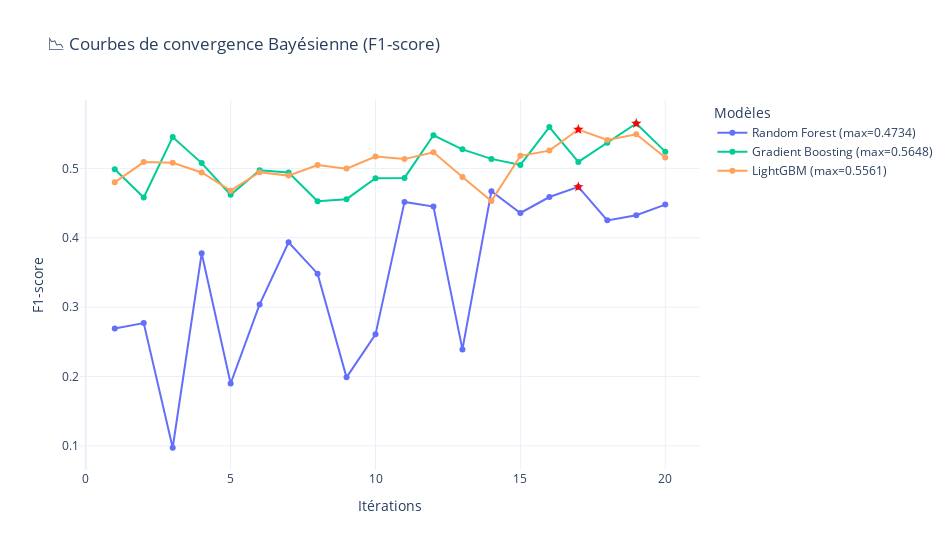

The code cell stored with this chart in its notebook:
### Code cell
# Itérations de l'optimisation bayésienne
trees_models.plot_all_bayes_convergences()

### Figure 1 — Plotly figure (JSON) as saved in the notebook; plotly's stock layout.template omitted (floating-point values rounded to 4 significant figures)
{"data": [{"hovertemplate": "Itération = %{x}<br>Score = %{y:.4f}<extra></extra>", "mode": "lines+markers", "name": "Random Forest (max=0.4734)", "type": "scatter", "x": [1, 2, 3, 4, 5, 6, 7, 8, 9, 10, 11, 12, 13, 14, 15, 16, 17, 18, 19, 20], "y": [0.2692, 0.277, 0.09732, 0.3776, 0.1899, 0.3039, 0.3936, 0.3483, 0.1988, 0.2608, 0.4517, 0.445, 0.2391, 0.4671, 0.4358, 0.4588, 0.4734, 0.4251, 0.4326, 0.4478]}, {"hovertemplate": "Random Forest<br>Itération optimale = 17<br>Score = 0.4734<extra></extra>", "marker": {"color": "red", "size": 8, "symbol": "star"}, "mode": "markers", "name": "Random Forest ★", "showlegend": false, "type": "scatter", "x": [17], "y": [0.4734]}, {"hovertemplate": "Itération = %{x}<br>Score = %{y:.4f}<extra></extra>", "mode": "lines+markers", "name": "Gradient Boosting (max=0.5648)", "type": "scatter", "x": [1, 2, 3, 4, 5, 6, 7, 8, 9, 10, 11, 12, 13, 14, 15, 16, 17, 18, 19, 20], "y": [0.4989, 0.458, 0.5452, 0.5077, 0.462, 0.4974, 0.4941, 0.4526, 0.4557, 0.486, 0.4863, 0.5478, 0.5275, 0.5138, 0.505, 0.5596, 0.5093, 0.5369, 0.5648, 0.5242]}, {"hovertemplate": "Gradient Boosting<br>Itération optimale = 19<br>Score = 0.5648<extra></extra>", "marker": {"color": "red", "size": 8, "symbol": "star"}, "mode": "markers", "name": "Gradient Boosting ★", "showlegend": false, "type": "scatter", "x": [19], "y": [0.5648]}, {"hovertemplate": "Itération = %{x}<br>Score = %{y:.4f}<extra></extra>", "mode": "lines+markers", "name": "LightGBM (max=0.5561)", "type": "scatter", "x": [1, 2, 3, 4, 5, 6, 7, 8, 9, 10, 11, 12, 13, 14, 15, 16, 17, 18, 19, 20], "y": [0.48, 0.5092, 0.5081, 0.4942, 0.4679, 0.4945, 0.4896, 0.5049, 0.4997, 0.5172, 0.5134, 0.5234, 0.4876, 0.4531, 0.5181, 0.5257, 0.5561, 0.541, 0.5491, 0.5156]}, {"hovertemplate": "LightGBM<br>Itération optimale = 17<br>Score = 0.5561<extra></extra>", "marker": {"color": "red", "size": 8, "symbol": "star"}, "mode": "markers", "name": "LightGBM ★", "showlegend": false, "type": "scatter", "x": [17], "y": [0.5561]}], "layout": {"height": 550, "legend": {"title": {"text": "Modèles"}}, "title": {"text": "📉 Courbes de convergence Bayésienne (F1-score)"}, "width": 950, "xaxis": {"title": {"text": "Itérations"}}, "yaxis": {"title": {"text": "F1-score"}}}}
